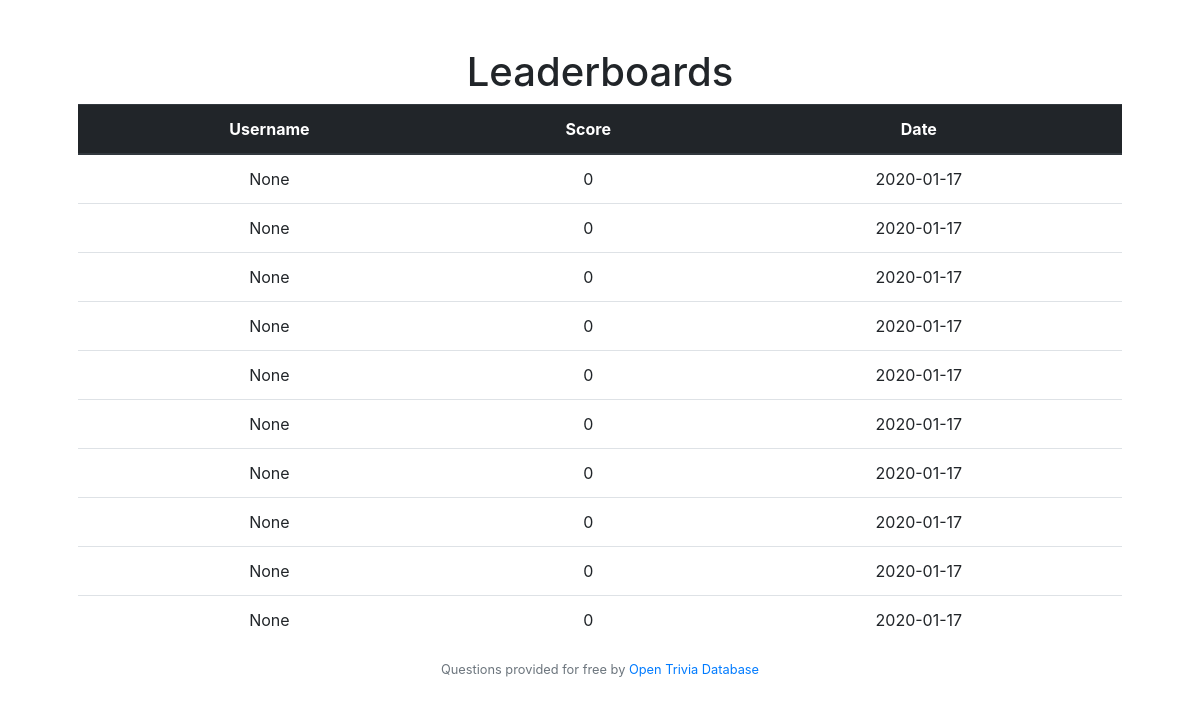
The page /leaderboard on the database as committed earlier.
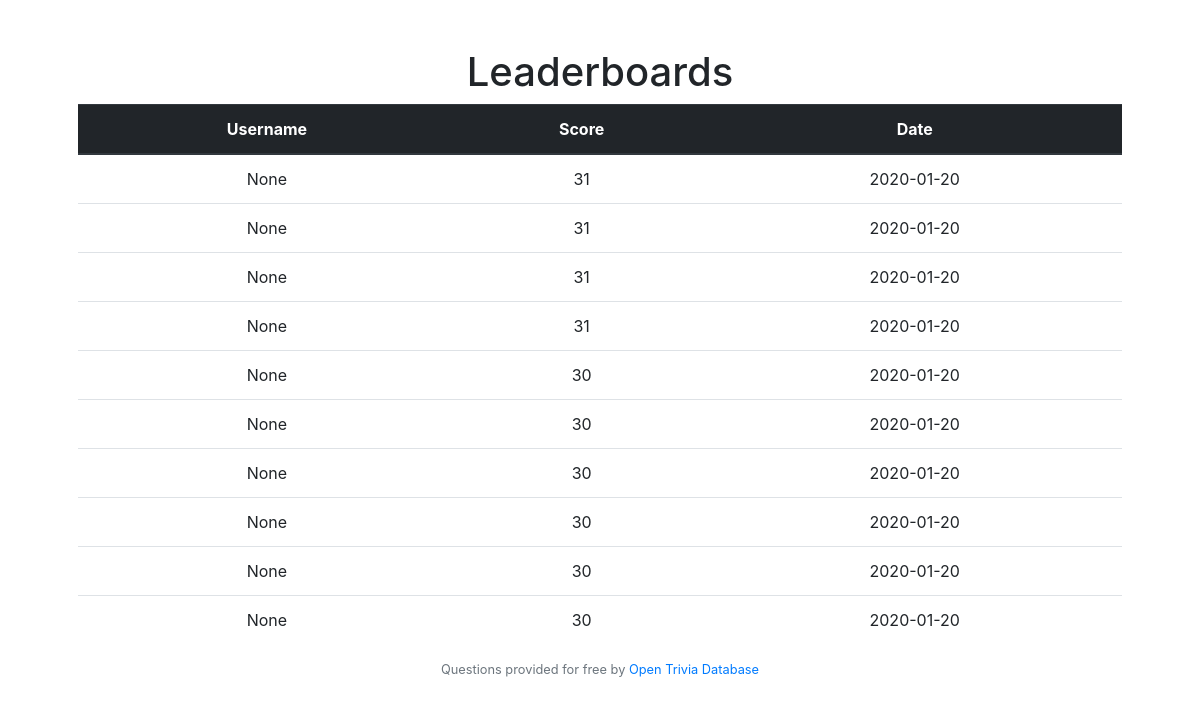
The same page on the database as committed later.
### tables this page shows
CREATE TABLE 'scores' ('id' integer PRIMARY KEY AUTOINCREMENT NOT NULL, 'username' varchar(16), 'score' integer NOT NULL, 'date' date NOT NULL DEFAULT CURRENT_DATE);

### application.py (the view)
@app.route("/leaderboard")
def leaderboard():
    topscores = reversed(db.execute("SELECT * FROM scores ORDER BY score LIMIT 10"))
    return render_template("leaderboard.html", scores=topscores)

### application.py (called while the page is built)
@app.after_request
def after_request(response):
    response.headers["Cache-Control"] = "no-cache, no-store, must-revalidate"
    response.headers["Expires"] = 0
    response.headers["Pragma"] = "no-cache"
    return response

### templates/leaderboard.html
{% extends "layout.html" %}
{% block main %}
<h1><center>Leaderboards</center></h1>
<table class="table">
  <thead class="thead-dark">
    <tr>
      <th scope="col">Username</th>
      <th scope="col">Score</th>
      <th scope="col">Date</th>
    </tr>
  </thead>
  <tbody>
    {% for score in scores %}
    <tr>
      <td> {{score.username}} </td>
      <td> {{score.score}}</td></td>
      <td> {{score.date}}</td>
    </tr>
    {% endfor %}
  </tbody>
</table>
{% endblock %}

### templates/layout.html (shortened to what this page needs)
<!DOCTYPE HTML>
<html lang="en">
    <head>
        <link href="https://maxcdn.bootstrapcdn.com/bootstrap/4.1.3/css/bootstrap.min.css" rel="stylesheet">
        <link href="/static/styles.css" rel="stylesheet">
    </head>
    <body>
        <main class = "container p-5">
            {% block main %}
            {% endblock %}
            <footer class = "small text-center text-muted">
                Questions provided for free by <a href = "https://opentdb.com/">Open Trivia Database</a>
            </footer>
        </main>
    </body>
</html>

### templates/static/styles.css (style rules this page uses)
main { overflow-x: auto; text-align: center; }

Rows that differ between the two databases and show on the page:
removed scores: username "None", score "0", date "2020-01-17"
removed scores: username "None", score "0", date "2020-01-17"
removed scores: username "None", score "0", date "2020-01-17"
removed scores: username "None", score "0", date "2020-01-17"
removed scores: username "None", score "0", date "2020-01-17"
removed scores: username "None", score "0", date "2020-01-17"
removed scores: username "None", score "0", date "2020-01-17"
removed scores: username "None", score "0", date "2020-01-17"
removed scores: username "None", score "0", date "2020-01-17"
removed scores: username "None", score "0", date "2020-01-17"
added scores: username "None", score "31", date "2020-01-20"
added scores: username "None", score "31", date "2020-01-20"
added scores: username "None", score "31", date "2020-01-20"
added scores: username "None", score "31", date "2020-01-20"
added scores: username "None", score "30", date "2020-01-20"
added scores: username "None", score "30", date "2020-01-20"
added scores: username "None", score "30", date "2020-01-20"
added scores: username "None", score "30", date "2020-01-20"
added scores: username "None", score "30", date "2020-01-20"
added scores: username "None", score "30", date "2020-01-20"
